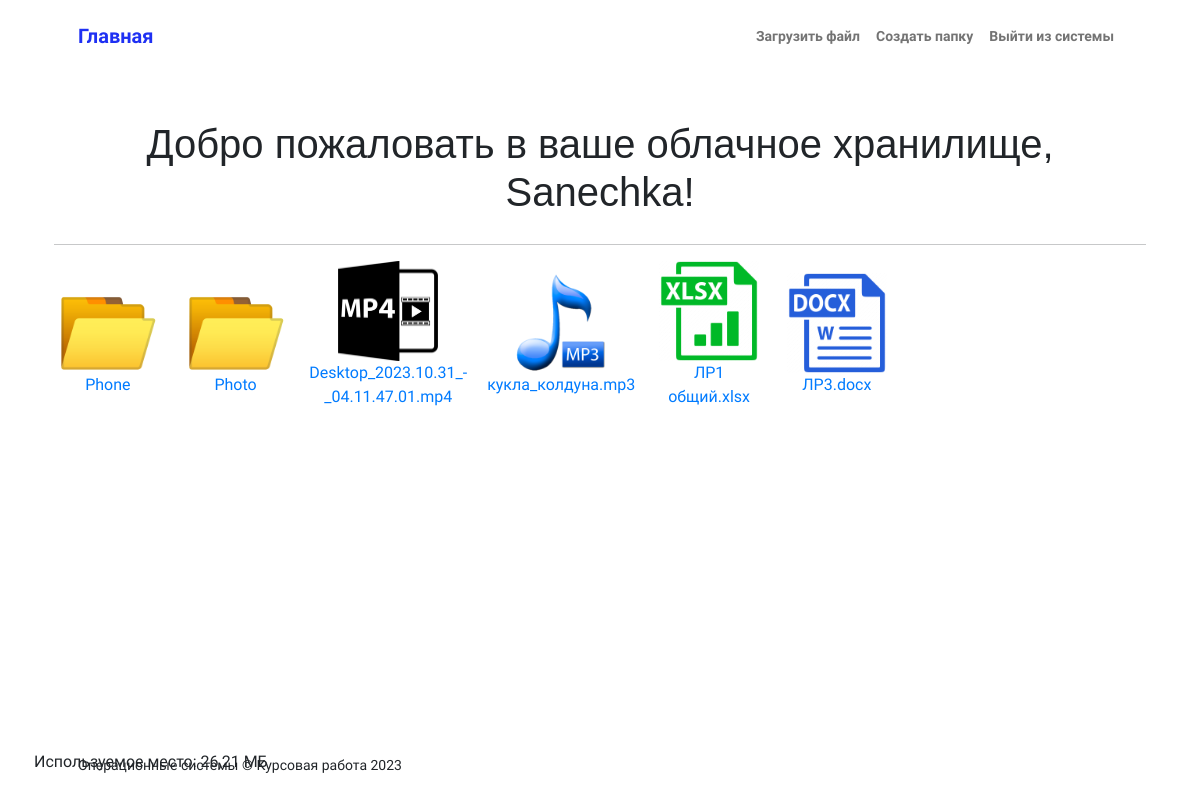
The app's page /cloud/ (signed in) with its own data.
### cloud/models.py (models this page shows, shortened)
class Folder(models.Model):
    user = models.ForeignKey(User, on_delete=models.CASCADE)
    name = models.CharField(max_length=50)
    date_time = models.DateTimeField(auto_now_add=True)
    size = models.PositiveIntegerField(default=0)
    image = models.ImageField(upload_to='file_images/', default='file_images/folder.png')
    is_folder = models.BooleanField(default=True)
    parent_folder = models.ForeignKey('self', on_delete=models.CASCADE, null=True, blank=True)

class File(models.Model):
    user = models.ForeignKey(User, on_delete=models.CASCADE)
    name = models.CharField(max_length=50)
    date_time = models.DateTimeField(auto_now_add=True)
    size = models.PositiveIntegerField()
    file = models.FileField(upload_to='uploads/')
    image = models.ImageField(upload_to='file_images/', null=True, blank=True)
    folder = models.ForeignKey(Folder, on_delete=models.CASCADE, null=True, blank=True)

### cloud/views.py (the view)
# urls.py: path('', FileList.as_view(), name='file_list'),
class FileList(ListView):
    model = File
    template_name = 'file_list.html'
    context_object_name = 'files'
    def get_queryset(self):
        self.request.session['parent_folder_id'] = None
        user = self.request.user
        if user.is_authenticated:
            folders = Folder.objects.filter(user=user).order_by('-date_time')
            files = File.objects.filter(user=user).order_by('date_time')
            return list(folders) + list(files)

### cloud/templatetags/custom_filters.py (called while the page is built)
@register.filter()
def file_size_format(value):
    return f'{round(value / 1024 ** 2, 2)} MB\n'

@register.filter()
def used_space(values):
    used_size = sum(value.size for value in values if not hasattr(value, 'is_folder'))
    return round(used_size / 1024 ** 2, 2) if used_size > 0 else 0

@register.filter()
def user_premium(user):
    return True if user.groups.filter(name='Premium').exists() else False

### templates/file_list.html (shortened to what this page needs)
{% extends 'default/main.html' %}
{% load custom_filters %}
{% block content %}
    {% if request.user.is_authenticated %}
        <h1>Добро пожаловать в ваше облачное хранилище, {{ user.username }}!</h1>
        {% if user|user_premium %}
            <div class="bottom-left"><p>Используемое место: {{ files|used_space }} МБ</p></div>
        {% else %}
            <div class="bottom-left"><p>Используемое место: {{ files|used_space }}/500 МБ</p></div>
        {% endif %}
        <hr style="margin-top: 20px;">
    <ul class="file-list">
        {% for file in files %}
            {% if file.folder or file.parent_folder %}
            {% elif file.is_folder %}
                <li>
                    <div class="file-item folder-item" data-file-id="{{ file.id }}" data-url="{% url 'folder_delete' file.id %}" data-additional-url="{% url 'folder_download' file.id %}" draggable="true">
                        <a href="{% url 'folder_detail' file.id %}">
                            <img src="{{ file.image.url }}" alt="{{ file.name }}" title="{{ file.size|file_size_format }}{{ file.date_time }}" width="100" height="100">
                        </a>
                        <a href="{% url 'folder_detail' file.id %}">{{ file.name }}</a>
                    </div>
                </li>
            {% else %}
                <li>
                    <div class="file-item" data-file-id="{{ file.id }}" data-url="{% url 'file_delete' file.id %}" draggable="true">
                        <a href="{{ file.file.url }}" target="_blank">
                            <img src="{{ file.image.url }}" alt="{{ file.name }}" title="{{ file.size|file_size_format }}{{ file.date_time }}" width="100" height="100">
                        </a>
                        <a href="{{ file.file.url }}" target="_blank">{{ file.name }}</a>
                    </div>
                </li>
            {% endif %}
        {% endfor %}
    </ul>
    {% else %}
        <h1> Авторизуйтесь, чтобы пользоваться облачным хранилищем!</h1>
    {% endif %}
{% endblock content %}

### records on screen
Folder: is_folder.size "26,21"
Folder: image (picture), name "Phone"
Folder: image (picture), name "Photo"
File: image (picture), name "Desktop_2023.10.31_-_04.11.47.01.mp4"
File: image (picture), name "кукла_колдуна.mp3"
File: image (picture), name "ЛР1 общий.xlsx"
File: image (picture), name "ЛР3.docx"

### other values on screen
{{ user.username }} "Sanechka"
